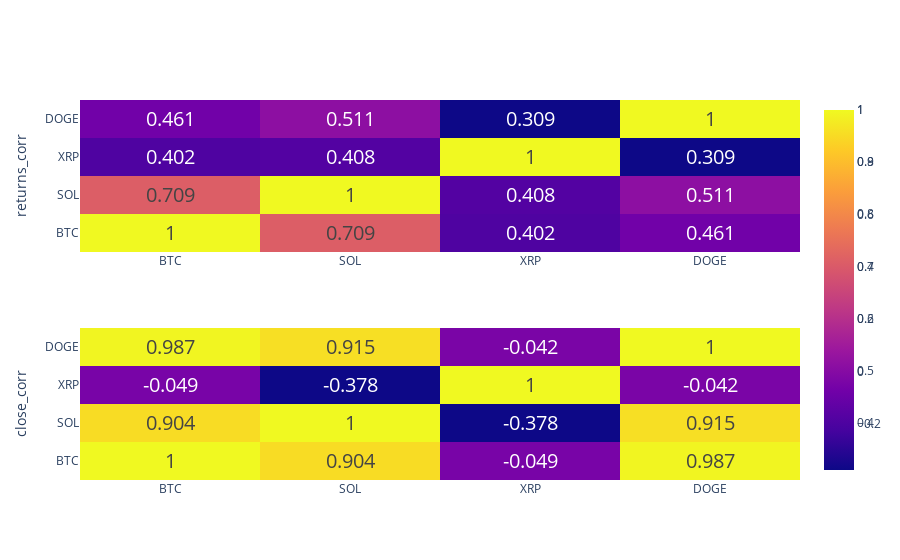

Notebook cell for this chart:
### Markdown cell above
- Correlation heatmap

### Code cell
# get correlation matrix
stocks_returns=pd.concat([df_BTC['Daily return'],df_SOL['Daily return'],df_XRP['Daily return'],df_DOGE['Daily return']],axis=1)
stocks_close=pd.concat([df_BTC['close'],df_SOL['close'],df_XRP['close'],df_DOGE['close']],axis=1)
stocks_returns.columns=['KRW-BTC','KRW-SOL','KRW-XRP','KRW-DOGE']
stocks_close.columns=['KRW-BTC','KRW-SOL','KRW-XRP','KRW-DOGE']

returns_corr=stocks_returns.corr()
close_corr=stocks_close.corr()


fig=make_subplots(rows=2, cols=1, vertical_spacing=0.2)
fig.add_trace(go.Heatmap(
                    z=returns_corr,
                    x=['BTC','SOL','XRP','DOGE'],
                    y=['BTC','SOL','XRP','DOGE'],
                    text=round(returns_corr,3),
                    texttemplate="%{text}",
                    textfont={"size":20}),row=1,col=1)
fig.add_trace(go.Heatmap(
                    z=close_corr,
                    x=['BTC','SOL','XRP','DOGE'],
                    y=['BTC','SOL','XRP','DOGE'],
                    text=round(close_corr,3),
                    texttemplate="%{text}",
                    textfont={"size":20}),row=2,col=1)

fig.update_yaxes(title_text=f'returns_corr', row=1, col=1)
fig.update_yaxes(title_text=f'close_corr', row=2, col=1)
fig.show()

### Figure 1 — Plotly figure (JSON) as saved in the notebook; plotly's stock layout.template omitted (floating-point values rounded to 4 significant figures)
{"data": [{"text": [[1, 0.709, 0.402, 0.461], [0.709, 1, 0.408, 0.511], [0.402, 0.408, 1, 0.309], [0.461, 0.511, 0.309, 1]], "textfont": {"size": 20}, "texttemplate": "%{text}", "type": "heatmap", "x": ["BTC", "SOL", "XRP", "DOGE"], "xaxis": "x", "y": ["BTC", "SOL", "XRP", "DOGE"], "yaxis": "y", "z": [[1, 0.7091, 0.4018, 0.4609], [0.7091, 1, 0.408, 0.5114], [0.4018, 0.408, 1, 0.3091], [0.4609, 0.5114, 0.3091, 1]]}, {"text": [[1, 0.904, -0.049, 0.987], [0.904, 1, -0.378, 0.915], [-0.049, -0.378, 1, -0.042], [0.987, 0.915, -0.042, 1]], "textfont": {"size": 20}, "texttemplate": "%{text}", "type": "heatmap", "x": ["BTC", "SOL", "XRP", "DOGE"], "xaxis": "x2", "y": ["BTC", "SOL", "XRP", "DOGE"], "yaxis": "y2", "z": [[1, 0.9042, -0.0491, 0.9869], [0.9042, 1, -0.3777, 0.9149], [-0.0491, -0.3777, 1, -0.04221], [0.9869, 0.9149, -0.04221, 1]]}], "layout": {"xaxis": {"anchor": "y", "domain": [0, 1]}, "xaxis2": {"anchor": "y2", "domain": [0, 1]}, "yaxis": {"anchor": "x", "domain": [0.6, 1], "title": {"text": "returns_corr"}}, "yaxis2": {"anchor": "x2", "domain": [0, 0.4], "title": {"text": "close_corr"}}}}
